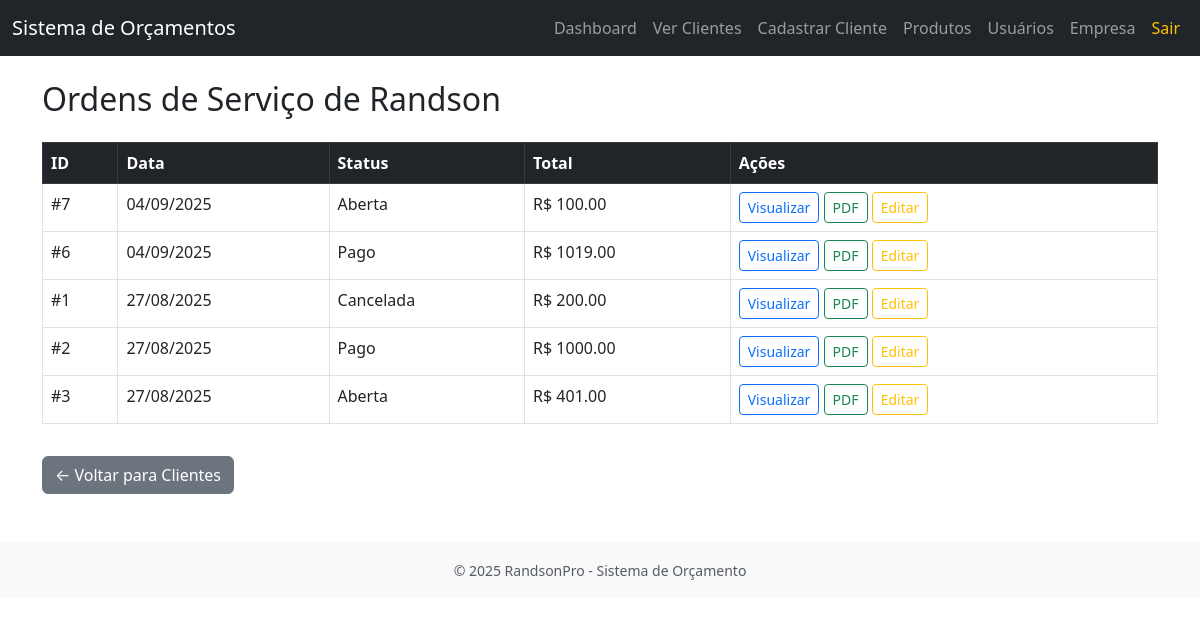
The page /cliente/1/ordens (signed in) on the database its author committed.
### models.py (models this page shows, shortened)
class Cliente(db.Model):
    __tablename__ = 'clientes'
    id = db.Column(db.Integer, primary_key=True)
    nome = db.Column(db.String(100), nullable=False)
    telefone = db.Column(db.String(20))
    email = db.Column(db.String(100))
    cpf_cnpj = db.Column(db.String(20))
    cidade = db.Column(db.String(100))
    ordens = db.relationship('OrdemServico', backref='cliente', cascade='all, delete-orphan')

class OrdemServico(db.Model):
    __tablename__ = 'ordens_servico'
    id = db.Column(db.Integer, primary_key=True)
    cliente_id = db.Column(db.Integer, db.ForeignKey('clientes.id'), nullable=False)
    observacoes = db.Column(db.Text)
    data_criacao = db.Column(db.DateTime, default=datetime.utcnow)
    desconto = db.Column(db.Float, default=0.0)
    status = db.Column(db.String(50), default='Aberta')
    itens_os = db.relationship('ItemOS', backref='ordem', cascade='all, delete-orphan')

### app.py (the view)
@app.route('/cliente/<int:cliente_id>/ordens')
@login_required
def ordens_por_cliente(cliente_id):
    cliente = Cliente.query.get_or_404(cliente_id)
    ordens = OrdemServico.query.filter_by(cliente_id=cliente.id).order_by(OrdemServico.data_criacao.desc()).all()
    lista_os = []
    for os in ordens:
        total = sum(item.quantidade * item.produto.preco for item in os.itens_os)
        lista_os.append({'os': os, 'total': total})
    return render_template('ordens_por_cliente.html', cliente=cliente, lista_os=lista_os)

### app.py (called while the page is built)
def login_required(f):
    @wraps(f)
    def decorated_function(*args, **kwargs):
        if 'usuario_id' not in session:
            flash("Você precisa estar logado para acessar esta página.", "warning")
            return redirect(url_for('login'))
        return f(*args, **kwargs)
    return decorated_function

@app.context_processor
def inject_datetime():
    return {'datetime': datetime}

### templates/ordens_por_cliente.html (shortened to what this page needs)
{% extends 'base.html' %}
{% block content %}
<h2 class="mb-4">Ordens de Serviço de {{ cliente.nome }}</h2>
{% if lista_os %}
  <table class="table table-bordered table-hover">
    <thead class="table-dark">
      <tr>
        <th>ID</th>
        <th>Data</th>
        <th>Status</th>
        <th>Total</th>
        <th>Ações</th>
      </tr>
    </thead>
    <tbody>
      {% for item in lista_os %}
      <tr>
        <td>#{{ item.os.id }}</td>
        <td>{{ item.os.data_criacao.strftime('%d/%m/%Y') }}</td>
        <td>{{ item.os.status }}</td>
        <td>R$ {{ '%.2f'|format(item.total) }}</td>
        <td>
          <a href="{{ url_for('visualizar_os', os_id=item.os.id) }}" class="btn btn-sm btn-outline-primary">
            Visualizar
          </a>
          <a href="{{ url_for('gerar_pdf', os_id=item.os.id) }}" class="btn btn-sm btn-outline-success" target="_blank">
            PDF
          </a>
          <a href="{{ url_for('editar_os', os_id=item.os.id) }}" class="btn btn-sm btn-outline-warning">
            Editar
          </a>
        </td>
      </tr>
      {% endfor %}
    </tbody>
  </table>
{% else %}
  <div class="alert alert-warning">Este cliente ainda não possui ordens de serviço cadastradas.</div>
{% endif %}
<a href="{{ url_for('listar_clientes') }}" class="btn btn-secondary mt-3">← Voltar para Clientes</a>
{% endblock %}

### rows shown on the page
Cliente: nome "Randson"
OrdemServico: os.id "7", os.data_criacao "04/09/2025", os.status "Aberta"
OrdemServico: os.id "6", os.data_criacao "04/09/2025", os.status "Pago"
OrdemServico: os.id "1", os.data_criacao "27/08/2025", os.status "Cancelada"
OrdemServico: os.id "2", os.data_criacao "27/08/2025", os.status "Pago"
OrdemServico: os.id "3", os.data_criacao "27/08/2025", os.status "Aberta"

### other values the page prints
{{ '%.2f'|format(item.total) }} "100.00" "1019.00" "200.00" "1000.00" "401.00"
